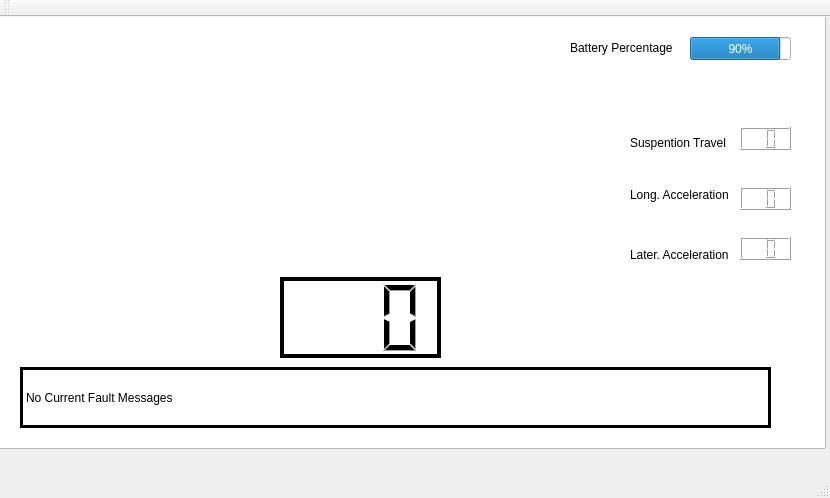
<?xml version="1.0" encoding="UTF-8"?>
<ui version="4.0">
 <class>MainWindow</class>
 <widget class="QMainWindow" name="MainWindow">
  <property name="geometry">
   <rect>
    <x>0</x>
    <y>0</y>
    <width>830</width>
    <height>498</height>
   </rect>
  </property>
  <property name="cursor">
   <cursorShape>OpenHandCursor</cursorShape>
  </property>
  <property name="windowTitle">
   <string>MainWindow</string>
  </property>
  <property name="windowOpacity">
   <double>1.000000000000000</double>
  </property>
  <property name="autoFillBackground">
   <bool>false</bool>
  </property>
  <widget class="QWidget" name="centralWidget">
   <widget class="QLCDNumber" name="speedigtal">
    <property name="geometry">
     <rect>
      <x>280</x>
      <y>260</y>
      <width>161</width>
      <height>81</height>
     </rect>
    </property>
    <property name="frameShape">
     <enum>QFrame::Box</enum>
    </property>
    <property name="frameShadow">
     <enum>QFrame::Plain</enum>
    </property>
    <property name="lineWidth">
     <number>4</number>
    </property>
    <property name="midLineWidth">
     <number>5</number>
    </property>
    <property name="digitCount">
     <number>3</number>
    </property>
   </widget>
   <widget class="QProgressBar" name="progressBar">
    <property name="geometry">
     <rect>
      <x>690</x>
      <y>20</y>
      <width>101</width>
      <height>23</height>
     </rect>
    </property>
    <property name="value">
     <number>90</number>
    </property>
   </widget>
   <widget class="QLabel" name="msgbox">
    <property name="geometry">
     <rect>
      <x>20</x>
      <y>350</y>
      <width>751</width>
      <height>61</height>
     </rect>
    </property>
    <property name="frameShape">
     <enum>QFrame::Box</enum>
    </property>
    <property name="frameShadow">
     <enum>QFrame::Plain</enum>
    </property>
    <property name="lineWidth">
     <number>3</number>
    </property>
    <property name="midLineWidth">
     <number>3</number>
    </property>
    <property name="text">
     <string>No Current Fault Messages </string>
    </property>
    <property name="textFormat">
     <enum>Qt::AutoText</enum>
    </property>
    <property name="scaledContents">
     <bool>true</bool>
    </property>
    <property name="wordWrap">
     <bool>true</bool>
    </property>
    <property name="margin">
     <number>0</number>
    </property>
    <property name="buddy">
     <cstring></cstring>
    </property>
   </widget>
   <widget class="QLabel" name="needle">
    <property name="geometry">
     <rect>
      <x>320</x>
      <y>170</y>
      <width>101</width>
      <height>131</height>
     </rect>
    </property>
    <property name="text">
     <string/>
    </property>
    <property name="pixmap">
     <pixmap>img/needle2.png</pixmap>
    </property>
    <property name="scaledContents">
     <bool>true</bool>
    </property>
   </widget>
   <widget class="QLabel" name="speedometer">
    <property name="geometry">
     <rect>
      <x>110</x>
      <y>70</y>
      <width>511</width>
      <height>181</height>
     </rect>
    </property>
    <property name="text">
     <string/>
    </property>
    <property name="pixmap">
     <pixmap>img/speedometer.png</pixmap>
    </property>
    <property name="scaledContents">
     <bool>true</bool>
    </property>
    <property name="openExternalLinks">
     <bool>true</bool>
    </property>
   </widget>
   <widget class="QLabel" name="batterlabel">
    <property name="geometry">
     <rect>
      <x>570</x>
      <y>10</y>
      <width>111</width>
      <height>41</height>
     </rect>
    </property>
    <property name="text">
     <string>Battery Percentage</string>
    </property>
   </widget>
   <widget class="QLabel" name="logo">
    <property name="geometry">
     <rect>
      <x>0</x>
      <y>0</y>
      <width>271</width>
      <height>71</height>
     </rect>
    </property>
    <property name="text">
     <string/>
    </property>
    <property name="pixmap">
     <pixmap>img/logo.png</pixmap>
    </property>
    <property name="scaledContents">
     <bool>true</bool>
    </property>
   </widget>
   <widget class="QGraphicsView" name="graphicsView_2">
    <property name="geometry">
     <rect>
      <x>-25</x>
      <y>-19</y>
      <width>851</width>
      <height>451</height>
     </rect>
    </property>
   </widget>
   <widget class="QLabel" name="label">
    <property name="geometry">
     <rect>
      <x>630</x>
      <y>110</y>
      <width>111</width>
      <height>31</height>
     </rect>
    </property>
    <property name="text">
     <string>Suspention Travel</string>
    </property>
   </widget>
   <widget class="QLabel" name="label_2">
    <property name="geometry">
     <rect>
      <x>630</x>
      <y>170</y>
      <width>111</width>
      <height>16</height>
     </rect>
    </property>
    <property name="text">
     <string>Long. Acceleration</string>
    </property>
   </widget>
   <widget class="QLabel" name="label_4">
    <property name="geometry">
     <rect>
      <x>630</x>
      <y>230</y>
      <width>111</width>
      <height>16</height>
     </rect>
    </property>
    <property name="text">
     <string>Later. Acceleration</string>
    </property>
   </widget>
   <widget class="QLCDNumber" name="lcdNumber">
    <property name="geometry">
     <rect>
      <x>740</x>
      <y>110</y>
      <width>51</width>
      <height>23</height>
     </rect>
    </property>
    <property name="digitCount">
     <number>2</number>
    </property>
   </widget>
   <widget class="QLCDNumber" name="lcdNumber_2">
    <property name="geometry">
     <rect>
      <x>740</x>
      <y>170</y>
      <width>51</width>
      <height>23</height>
     </rect>
    </property>
    <property name="digitCount">
     <number>2</number>
    </property>
   </widget>
   <widget class="QLCDNumber" name="lcdNumber_3">
    <property name="geometry">
     <rect>
      <x>740</x>
      <y>220</y>
      <width>51</width>
      <height>23</height>
     </rect>
    </property>
    <property name="digitCount">
     <number>2</number>
    </property>
   </widget>
   <zorder>graphicsView_2</zorder>
   <zorder>speedigtal</zorder>
   <zorder>progressBar</zorder>
   <zorder>msgbox</zorder>
   <zorder>speedometer</zorder>
   <zorder>needle</zorder>
   <zorder>batterlabel</zorder>
   <zorder>logo</zorder>
   <zorder>label</zorder>
   <zorder>label_2</zorder>
   <zorder>label_4</zorder>
   <zorder>lcdNumber</zorder>
   <zorder>lcdNumber_2</zorder>
   <zorder>lcdNumber_3</zorder>
  </widget>
  <widget class="QMenuBar" name="menuBar">
   <property name="geometry">
    <rect>
     <x>0</x>
     <y>0</y>
     <width>830</width>
     <height>26</height>
    </rect>
   </property>
  </widget>
  <widget class="QToolBar" name="mainToolBar">
   <attribute name="toolBarArea">
    <enum>TopToolBarArea</enum>
   </attribute>
   <attribute name="toolBarBreak">
    <bool>false</bool>
   </attribute>
  </widget>
  <widget class="QStatusBar" name="statusBar"/>
 </widget>
 <layoutdefault spacing="6" margin="11"/>
 <resources/>
 <connections/>
</ui>
